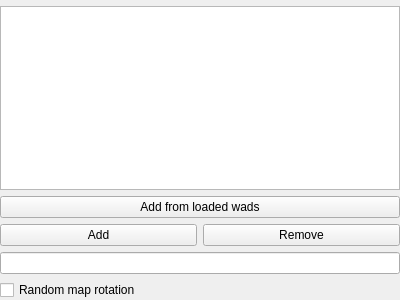
<?xml version="1.0" encoding="UTF-8"?>
<ui version="4.0">
 <class>MapListPanel</class>
 <widget class="QWidget" name="MapListPanel">
  <property name="geometry">
   <rect>
    <x>0</x>
    <y>0</y>
    <width>400</width>
    <height>300</height>
   </rect>
  </property>
  <layout class="QVBoxLayout" name="verticalLayout">
   <property name="leftMargin">
    <number>0</number>
   </property>
   <property name="topMargin">
    <number>0</number>
   </property>
   <property name="rightMargin">
    <number>0</number>
   </property>
   <property name="bottomMargin">
    <number>0</number>
   </property>
   <item>
    <widget class="IconLabel" name="lblWarning" native="true"/>
   </item>
   <item>
    <widget class="QListView" name="lstMaplist">
     <property name="dragEnabled">
      <bool>true</bool>
     </property>
     <property name="dragDropMode">
      <enum>QAbstractItemView::InternalMove</enum>
     </property>
     <property name="selectionMode">
      <enum>QAbstractItemView::ExtendedSelection</enum>
     </property>
     <property name="verticalScrollMode">
      <enum>QAbstractItemView::ScrollPerPixel</enum>
     </property>
     <property name="movement">
      <enum>QListView::Free</enum>
     </property>
    </widget>
   </item>
   <item>
    <widget class="QPushButton" name="btnAddMapsFromWads">
     <property name="text">
      <string>Add from loaded wads</string>
     </property>
     <property name="icon">
      <iconset resource="../../../../media/resources.qrc">
       <normaloff>:/icons/file.png</normaloff>:/icons/file.png</iconset>
     </property>
    </widget>
   </item>
   <item>
    <layout class="QHBoxLayout" name="horizontalLayout_8">
     <item>
      <widget class="QPushButton" name="btnAddMapToMaplist">
       <property name="text">
        <string>Add</string>
       </property>
       <property name="icon">
        <iconset resource="../../../../media/resources.qrc">
         <normaloff>:/icons/plus.png</normaloff>:/icons/plus.png</iconset>
       </property>
      </widget>
     </item>
     <item>
      <widget class="QPushButton" name="btnRemoveMapFromMaplist">
       <property name="text">
        <string>Remove</string>
       </property>
       <property name="icon">
        <iconset resource="../../../../media/resources.qrc">
         <normaloff>:/icons/x.png</normaloff>:/icons/x.png</iconset>
       </property>
      </widget>
     </item>
    </layout>
   </item>
   <item>
    <widget class="QLineEdit" name="leMapname"/>
   </item>
   <item>
    <widget class="QCheckBox" name="cbRandomMapRotation">
     <property name="text">
      <string>Random map rotation</string>
     </property>
    </widget>
   </item>
  </layout>
 </widget>
 <customwidgets>
  <customwidget>
   <class>IconLabel</class>
   <extends>QWidget</extends>
   <header>gui/widgets/iconlabel.h</header>
   <container>1</container>
  </customwidget>
 </customwidgets>
 <tabstops>
  <tabstop>lstMaplist</tabstop>
  <tabstop>btnAddMapToMaplist</tabstop>
  <tabstop>btnRemoveMapFromMaplist</tabstop>
  <tabstop>leMapname</tabstop>
  <tabstop>cbRandomMapRotation</tabstop>
 </tabstops>
 <resources>
  <include location="../../../../media/resources.qrc"/>
 </resources>
 <connections>
  <connection>
   <sender>btnAddMapToMaplist</sender>
   <signal>clicked()</signal>
   <receiver>MapListPanel</receiver>
   <slot>addMapFromEditBoxToList()</slot>
   <hints>
    <hint type="sourcelabel">
     <x>118</x>
     <y>230</y>
    </hint>
    <hint type="destinationlabel">
     <x>131</x>
     <y>248</y>
    </hint>
   </hints>
  </connection>
  <connection>
   <sender>btnRemoveMapFromMaplist</sender>
   <signal>clicked()</signal>
   <receiver>MapListPanel</receiver>
   <slot>removeSelectedFromList()</slot>
   <hints>
    <hint type="sourcelabel">
     <x>342</x>
     <y>231</y>
    </hint>
    <hint type="destinationlabel">
     <x>351</x>
     <y>247</y>
    </hint>
   </hints>
  </connection>
  <connection>
   <sender>btnAddMapsFromWads</sender>
   <signal>clicked()</signal>
   <receiver>MapListPanel</receiver>
   <slot>addMapsFromLoadedWads()</slot>
   <hints>
    <hint type="sourcelabel">
     <x>199</x>
     <y>187</y>
    </hint>
    <hint type="destinationlabel">
     <x>199</x>
     <y>149</y>
    </hint>
   </hints>
  </connection>
 </connections>
 <slots>
  <slot>addMapFromEditBoxToList()</slot>
  <slot>addMapsFromLoadedWads()</slot>
  <slot>removeSelectedFromList()</slot>
 </slots>
</ui>
